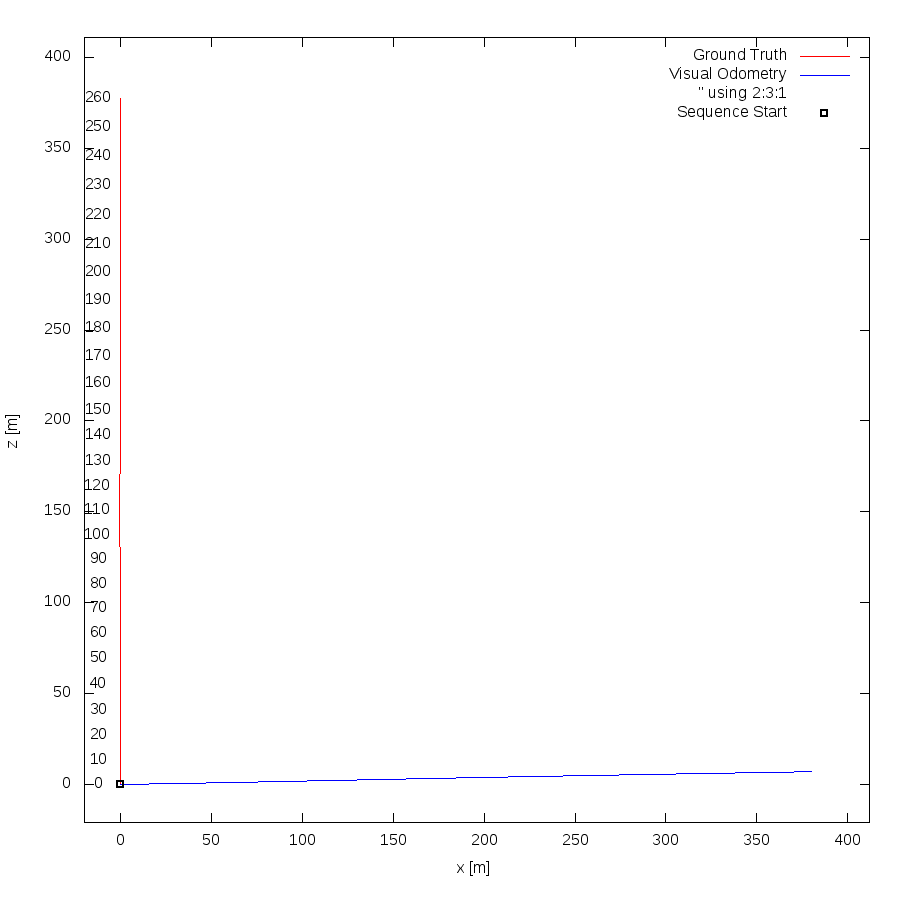

Recreate this plot in gnuplot.
set term postscript eps enhanced color
set output "04.eps"
set size ratio -1
set xrange [-20:412]
set yrange [-21:411]
set xlabel "x [m]"
set ylabel "z [m]"
plot "04.txt" using 2:3 lc rgb "#FF0000" title 'Ground Truth' w lines,"04.txt" using 4:5 lc rgb "#0000FF" title 'Visual Odometry' w lines, '' using 2:3:1 with labels offset -2,0,"< head -1 04.txt" using 2:3 lc rgb "#000000" pt 4 ps 1 lw 2 title 'Sequence Start' w points
